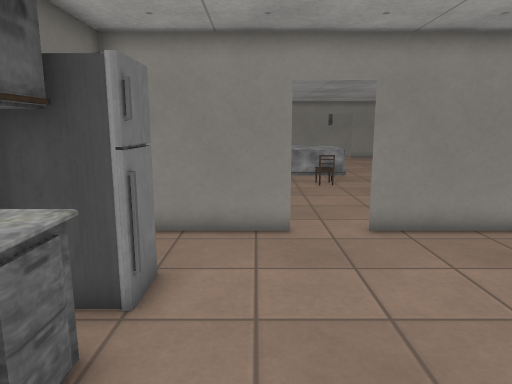
[1] (above)

22 first-person views from a walk through a Godot game level. The camera is 1.4 m above the floor, tilts 10° down and sees 70° across. The floor is counted in squares, 0.5 m on a side. Each view is taken from the middle of a square. On the plan, view 1 faces up. The plan holds only what a view shows up to about 20 squares ahead; the rest is blank. The place goes on beyond the plan. Characters and animated objects are left out. Some surface patterns are stand-ins.

[2]
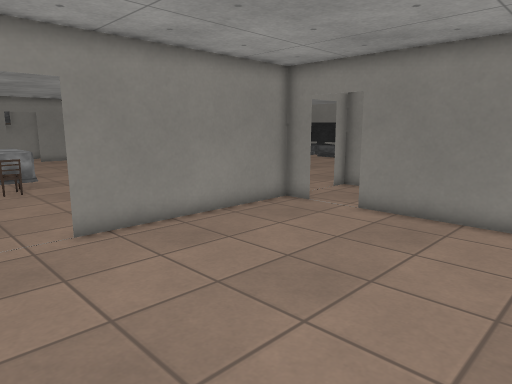

[3]
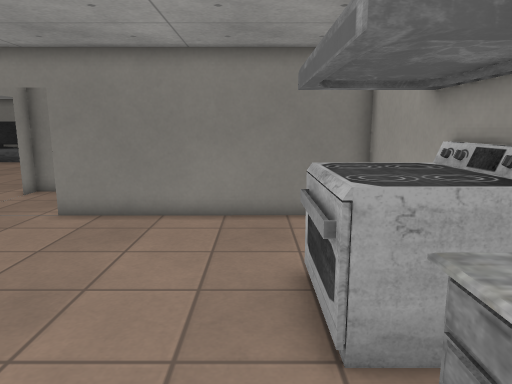

[4]
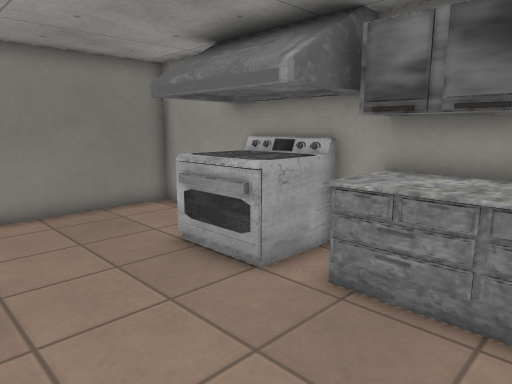

[5]
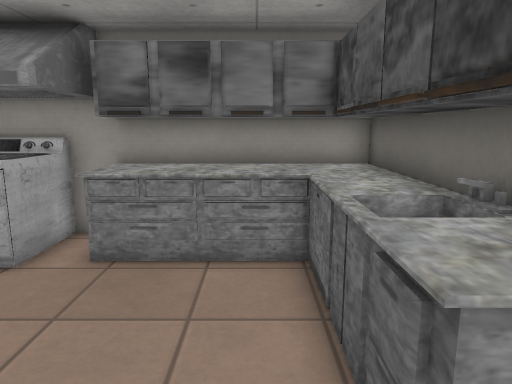

[6]
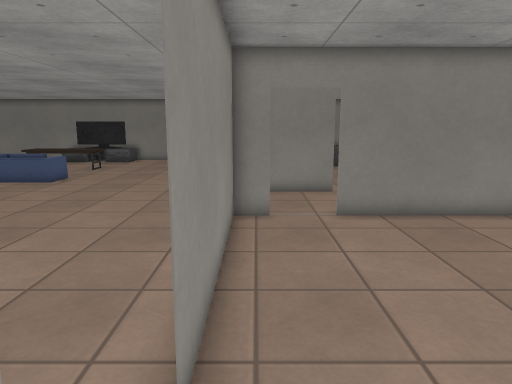

[7]
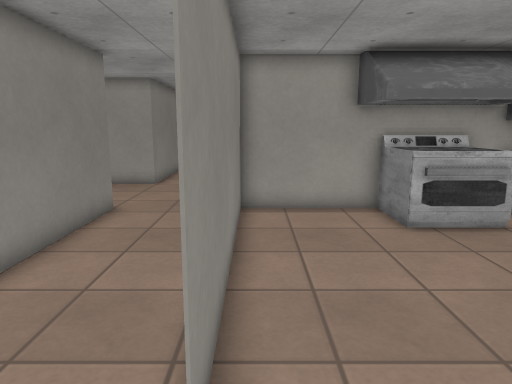

[8]
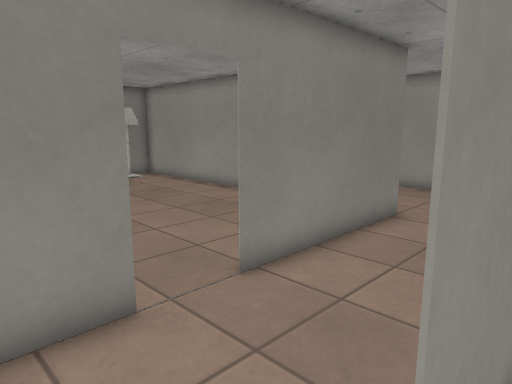

[9]
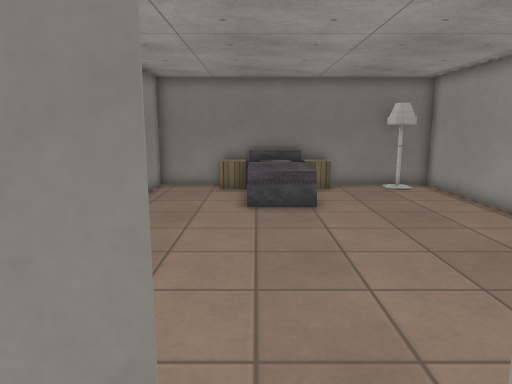

[10]
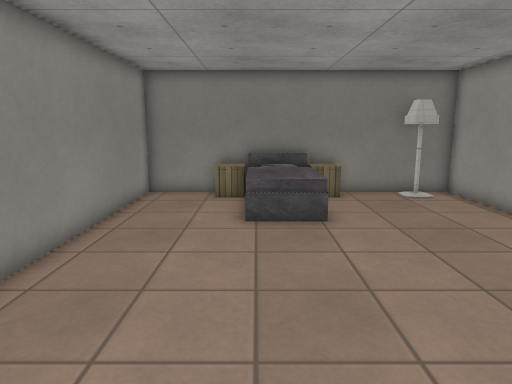

[11]
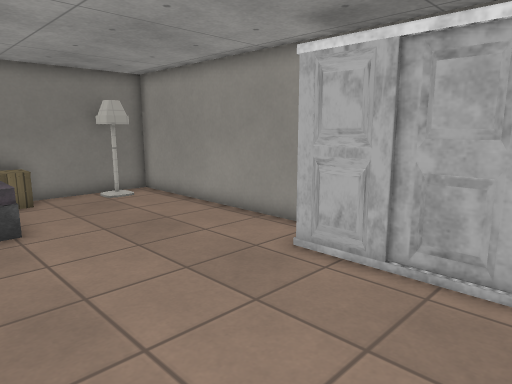

[12]
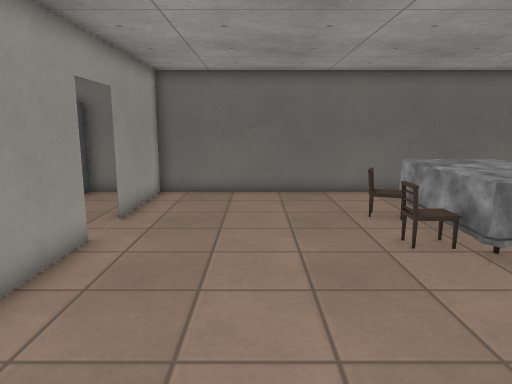

[13]
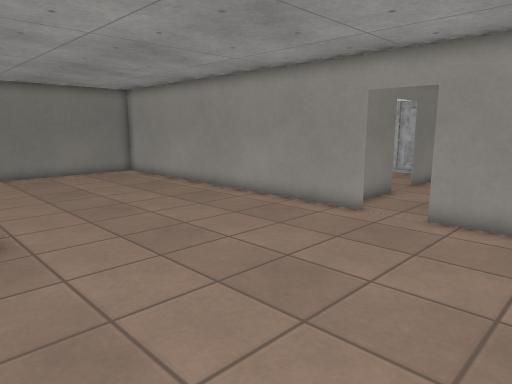

[14]
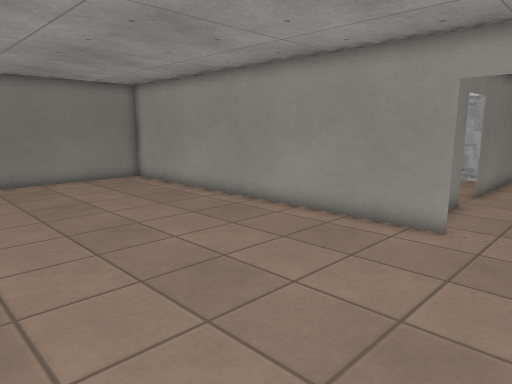

[15]
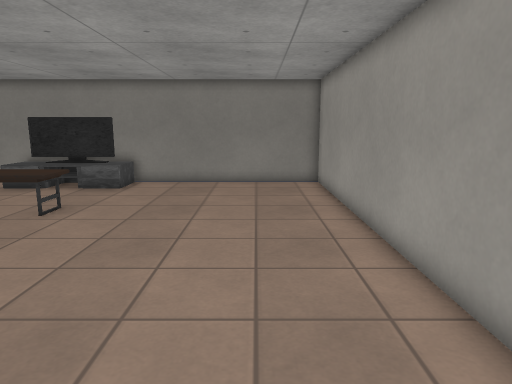

[16]
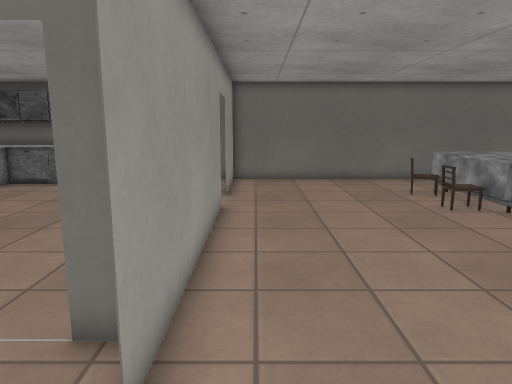

[17]
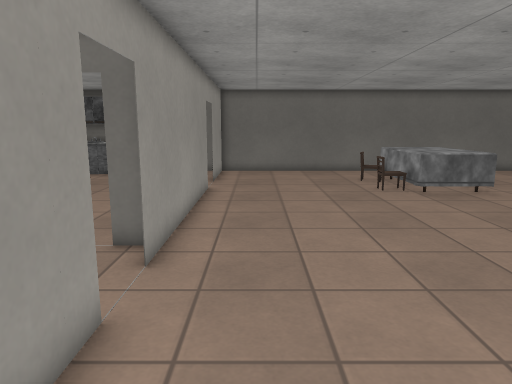

[18]
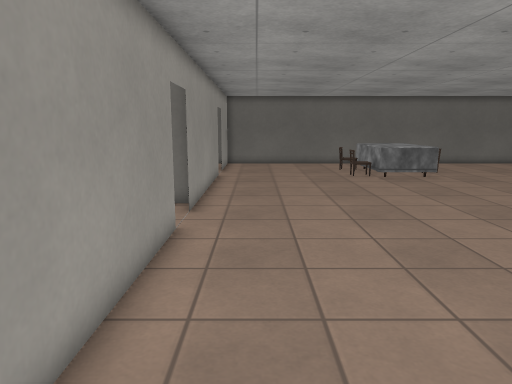

[19]
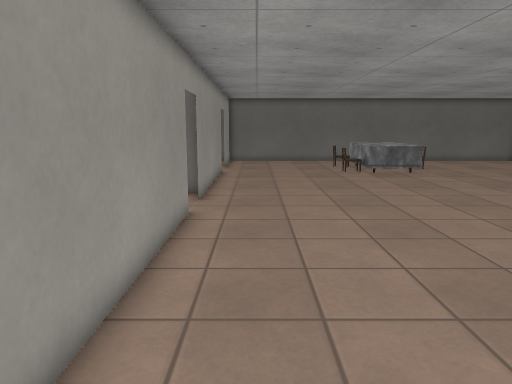

[20]
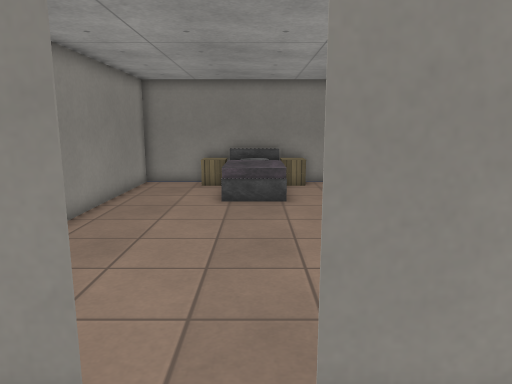

[21]
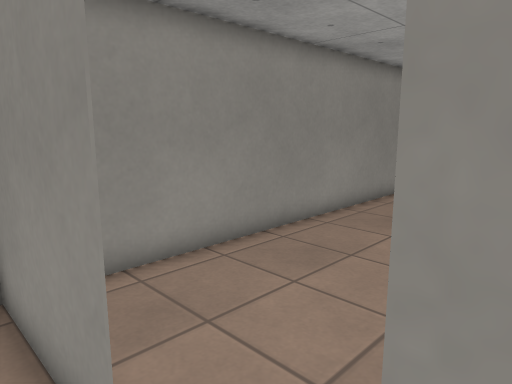

[22]
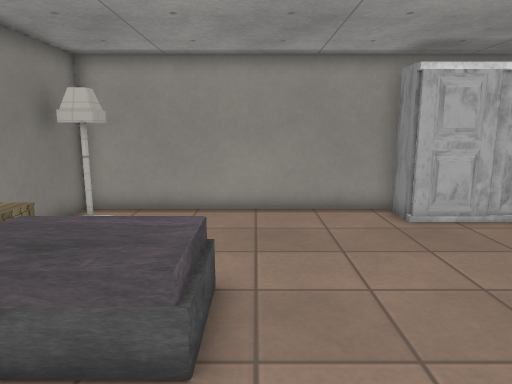

### Floor plan
Key: @ floor where view 1 was taken; # wall or solid block; . floor; D closed door; = window, fence, low wall or low ledge; ^ raised ledge; C chair; F fridge; E oven; S sofa; N nightstand; O other object.
Columns run from 4 left of view 1 to 32 right of it. Each row starts with its distance up from view 1.
 21 #  =     =.......... ..S    ^^^...O=#
 20 #..= OOO#=.............   ..^^^...O##
 19 #..  OOO#=..........................#
 18 #...C..C............................#
 17 #.... ..............................#
 16 #...................................#
 15 #...................................#
 14 #...................................#
 13 #...................................#
 12 #...................................#
 11 #...................................#
 10 #####...#########...#################
  9 #...............#...#...............#
  8 #...................#...............#
  7 #FF.................#..............N#
  6 # F.............#...#..............N#
  5 ##F.............#..............^^^^N^
  4  #=.............#..............^^^^^^
  3  #=  ...........#...#..........^^^^N^
  2  #=.............#...#..............N#
  1  #=.............#...#...............#
  0  #=.@...........#...#...............#
 -1  #=.....EEEE....#...#.............###
 -2 ##^^^^^#EEEE....#...###DDD........##
 -3 ########EEEE....# ..#   ###########
 -4 ##    ########### ..#

Where each view was taken, in squares from view 1:
view 1: 0 up, 0 right, facing up
view 2: 0 up, 0 right, facing up-right
view 3: 0 up, 0 right, facing right
view 4: 4 up, 1 left, facing down-right
view 5: 6 up, 1 left, facing down
view 6: 9 up, 0 right, facing right
view 7: 9 up, 11 right, facing down
view 8: 8 up, 11 right, facing down-right
view 9: 5 up, 14 right, facing right
view 10: 5 up, 16 right, facing right
view 11: 5 up, 16 right, facing down-right
view 12: 14 up, 12 right, facing left
view 13: 21 up, 9 right, facing down-right
view 14: 20 up, 12 right, facing down-right
view 15: 13 up, 13 right, facing right
view 16: 11 up, 16 right, facing left
view 17: 12 up, 20 right, facing left
view 18: 12 up, 25 right, facing left
view 19: 12 up, 27 right, facing left
view 20: 4 up, 13 right, facing right
view 21: 3 up, 15 right, facing up-right
view 22: 9 up, 26 right, facing down
